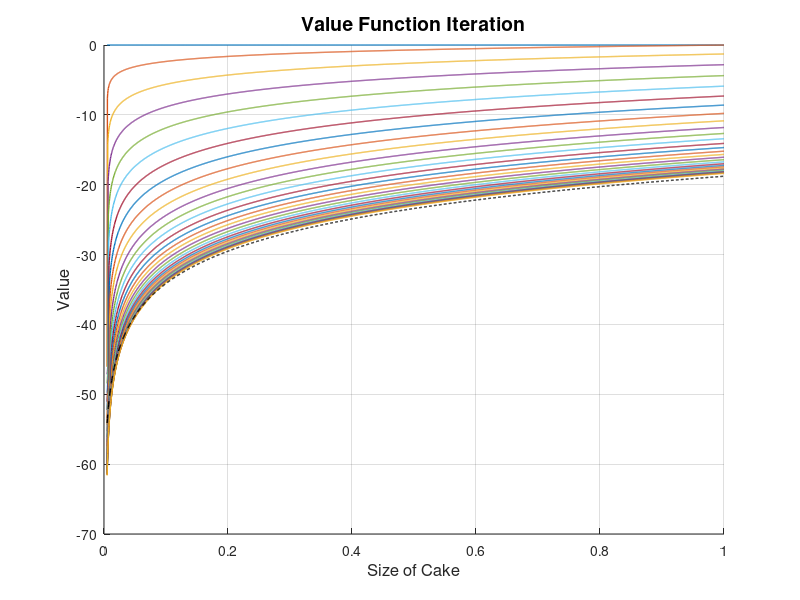

Recreate this plot in MATLAB.
%================================================================
% Deterministic Cake-Eating Problem: Value Function Iteration
%================================================================

clear
clc

%LaTeX Interpreter if ==1 (requires LaTeX to be installed if compiled on Octave)
latex_interpreter=0;

%----------------------------------------------------------------
% CRRA Utility Function
%----------------------------------------------------------------
gamma=1; %gamma>0
if gamma==1
 u = @(c)log(c);
else
 u = @(c) (c.^(1-gamma)-1)/(1-gamma);
end

%----------------------------------------------------------------
% Uniform Grid on Cake Size
%----------------------------------------------------------------
dimW=2000;                    %number of nodes
gridW=linspace(0.005,1,dimW); %uniform grid over cake size
% It starts with 0.005 in case u(0) is not well-defined.

%----------------------------------------------------------------
% Defining the Auxiliary Matrix of Consumption
% for Each Combination of Today and Tommorow's States
%----------------------------------------------------------------
% Consumption can be recovered from current and next period states.
% Creating the (dimW,dimW)-matrix such that an (i,j) element is
% the amount of consumption associated with
% w=gridW(i) (current state is the i-th node) and
% w_prime=gridW(j) (next period's state is the j-th node).
% Note that a choice variable is the next-period state.
consumption = gridW'*ones(1,dimW)-ones(dimW,1)*gridW;
consumption(consumption<=0)=0.1^20;
% gridW'*ones(1,dimW) yields the (dimW,dimW) matrix ( gridW' ... gridW' )
% ones(dimW,1)*grid yields the (dimW,dimW) matrix ( gridW; ... gridW )
% Replace non-positive (infeasible) consumption with
% something sufficiently close to zero.

%----------------------------------------------------------------
% Setting Parametric Values for the Value Function Iteration
%----------------------------------------------------------------
beta=0.85;                %Discount Factor
max_iter=30;              %The Maximum Number of Iterations
V=zeros(max_iter+1,dimW); %Value functions

%----------------------------------------------------------------
% Value function Iteration
%----------------------------------------------------------------
tic %start stopwatch timer (optional)
for i=1:max_iter
  [V(i+1,:),index]=max( (u(consumption) + beta*ones(dimW,1)*V(i,:))' );
end %end of for
comp_time=toc; %end stopwatch timer and substitute time into comp_time (optional)
fprintf(' Time: %f seconds.\n', comp_time);

%----------------------------------------------------------------
% Plotting Value functions
%----------------------------------------------------------------
exact_V= ((log(1-beta)/(1-beta))+ (beta/((1-beta)^2))*log(beta))*ones(1,dimW)+ (log(gridW)./(1-beta));
figure()
hold on
grid on
plot(gridW, V,'LineWidth',1);
plot(gridW, exact_V,'k--','LineWidth',1);
hold off
if latex_interpreter==1
  title('Value Function Iteration','Interpreter','latex','Fontsize',14);
  xlabel('Size of Cake','Interpreter','latex','Fontsize',12);
  ylabel('Value','Interpreter','latex','Fontsize',12);
else
  title('Value Function Iteration','Fontsize',14);
  xlabel('Size of Cake','Fontsize',12);
  ylabel('Value','Fontsize',12);
end
